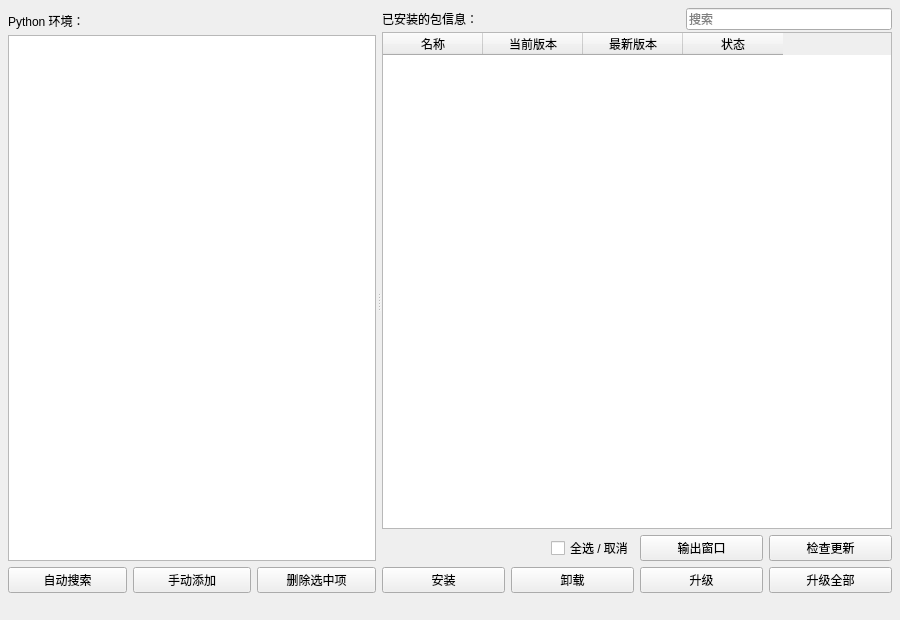
<?xml version="1.0" encoding="UTF-8"?>
<ui version="4.0">
 <class>package_manager</class>
 <widget class="QMainWindow" name="package_manager">
  <property name="windowModality">
   <enum>Qt::WindowModal</enum>
  </property>
  <property name="geometry">
   <rect>
    <x>0</x>
    <y>0</y>
    <width>900</width>
    <height>620</height>
   </rect>
  </property>
  <property name="font">
   <font>
    <family>Microsoft YaHei UI</family>
   </font>
  </property>
  <property name="windowTitle">
   <string>包管理器</string>
  </property>
  <widget class="QWidget" name="centralwidget">
   <layout class="QVBoxLayout" name="verticalLayout_6">
    <property name="leftMargin">
     <number>8</number>
    </property>
    <property name="topMargin">
     <number>8</number>
    </property>
    <property name="rightMargin">
     <number>8</number>
    </property>
    <property name="bottomMargin">
     <number>8</number>
    </property>
    <item>
     <layout class="QVBoxLayout" name="verticalLayout_5" stretch="1,0">
      <item>
       <widget class="QSplitter" name="splitter">
        <property name="orientation">
         <enum>Qt::Horizontal</enum>
        </property>
        <property name="handleWidth">
         <number>6</number>
        </property>
        <widget class="QWidget" name="layoutWidget">
         <layout class="QVBoxLayout" name="verticalLayout_3" stretch="1,0">
          <item>
           <layout class="QVBoxLayout" name="verticalLayout" stretch="0,1">
            <property name="spacing">
             <number>2</number>
            </property>
            <item>
             <widget class="QLabel" name="lb_python_dir">
              <property name="minimumSize">
               <size>
                <width>0</width>
                <height>25</height>
               </size>
              </property>
              <property name="toolTip">
               <string>显示当前搜索到的/用户添加的 Python 目录路径。</string>
              </property>
              <property name="text">
               <string>Python 环境：</string>
              </property>
             </widget>
            </item>
            <item>
             <widget class="QListWidget" name="lw_env_list">
              <property name="palette">
               <palette>
                <active>
                 <colorrole role="Highlight">
                  <brush brushstyle="SolidPattern">
                   <color alpha="255">
                    <red>0</red>
                    <green>120</green>
                    <blue>215</blue>
                   </color>
                  </brush>
                 </colorrole>
                 <colorrole role="HighlightedText">
                  <brush brushstyle="SolidPattern">
                   <color alpha="255">
                    <red>255</red>
                    <green>255</green>
                    <blue>255</blue>
                   </color>
                  </brush>
                 </colorrole>
                </active>
                <inactive>
                 <colorrole role="Highlight">
                  <brush brushstyle="SolidPattern">
                   <color alpha="255">
                    <red>155</red>
                    <green>222</green>
                    <blue>255</blue>
                   </color>
                  </brush>
                 </colorrole>
                 <colorrole role="HighlightedText">
                  <brush brushstyle="SolidPattern">
                   <color alpha="255">
                    <red>0</red>
                    <green>0</green>
                    <blue>0</blue>
                   </color>
                  </brush>
                 </colorrole>
                </inactive>
                <disabled>
                 <colorrole role="Highlight">
                  <brush brushstyle="SolidPattern">
                   <color alpha="255">
                    <red>190</red>
                    <green>190</green>
                    <blue>190</blue>
                   </color>
                  </brush>
                 </colorrole>
                 <colorrole role="HighlightedText">
                  <brush brushstyle="SolidPattern">
                   <color alpha="255">
                    <red>255</red>
                    <green>255</green>
                    <blue>255</blue>
                   </color>
                  </brush>
                 </colorrole>
                </disabled>
               </palette>
              </property>
              <property name="contextMenuPolicy">
               <enum>Qt::NoContextMenu</enum>
              </property>
              <property name="toolTip">
               <string>使用鼠标左键点击加载选中的 Python 环境已安装的包信息列表，使用鼠标右键点击或使用上下方向键选择则不加载。</string>
              </property>
              <property name="editTriggers">
               <set>QAbstractItemView::NoEditTriggers</set>
              </property>
             </widget>
            </item>
           </layout>
          </item>
          <item>
           <layout class="QHBoxLayout" name="horizontalLayout">
            <item>
             <widget class="QPushButton" name="btn_autosearch">
              <property name="toolTip">
               <string>自动搜索常用安装位置中的 Python 目录并将路径添加到 Python 环境列表保存。</string>
              </property>
              <property name="text">
               <string>自动搜索</string>
              </property>
             </widget>
            </item>
            <item>
             <widget class="QPushButton" name="btn_addmanully">
              <property name="toolTip">
               <string>手动将 Python 目录路径添加到本 Python 环境列表以便下次使用。</string>
              </property>
              <property name="text">
               <string>手动添加</string>
              </property>
             </widget>
            </item>
            <item>
             <widget class="QPushButton" name="btn_delselected">
              <property name="toolTip">
               <string>将本 Python 环境列表中的选中项移除(仅从本 Python 环境列表中移除，不会删除本机 Python 目录)。</string>
              </property>
              <property name="text">
               <string>删除选中项</string>
              </property>
             </widget>
            </item>
           </layout>
          </item>
         </layout>
        </widget>
        <widget class="QWidget" name="layoutWidget">
         <layout class="QVBoxLayout" name="verticalLayout_4" stretch="1,0">
          <item>
           <layout class="QVBoxLayout" name="verticalLayout_2" stretch="0,1">
            <property name="spacing">
             <number>2</number>
            </property>
            <item>
             <layout class="QHBoxLayout" name="horizontalLayout_4">
              <item>
               <widget class="QLabel" name="lb_installed_pkgs_info">
                <property name="toolTip">
                 <string>选中的 Python 环境中已安装的包名、当前版本、最新版本、安装状态信息。</string>
                </property>
                <property name="text">
                 <string>已安装的包信息：</string>
                </property>
               </widget>
              </item>
              <item>
               <spacer name="horizontalSpacer">
                <property name="orientation">
                 <enum>Qt::Horizontal</enum>
                </property>
                <property name="sizeHint" stdset="0">
                 <size>
                  <width>0</width>
                  <height>0</height>
                 </size>
                </property>
               </spacer>
              </item>
              <item>
               <widget class="QLineEdit" name="le_search_pkgs_kwd">
                <property name="placeholderText">
                 <string>搜索</string>
                </property>
                <property name="clearButtonEnabled">
                 <bool>true</bool>
                </property>
               </widget>
              </item>
             </layout>
            </item>
            <item>
             <widget class="QTableWidget" name="tw_installed_info">
              <property name="palette">
               <palette>
                <active>
                 <colorrole role="Highlight">
                  <brush brushstyle="SolidPattern">
                   <color alpha="255">
                    <red>0</red>
                    <green>120</green>
                    <blue>215</blue>
                   </color>
                  </brush>
                 </colorrole>
                 <colorrole role="HighlightedText">
                  <brush brushstyle="SolidPattern">
                   <color alpha="255">
                    <red>255</red>
                    <green>255</green>
                    <blue>255</blue>
                   </color>
                  </brush>
                 </colorrole>
                </active>
                <inactive>
                 <colorrole role="Highlight">
                  <brush brushstyle="SolidPattern">
                   <color alpha="255">
                    <red>155</red>
                    <green>222</green>
                    <blue>255</blue>
                   </color>
                  </brush>
                 </colorrole>
                 <colorrole role="HighlightedText">
                  <brush brushstyle="SolidPattern">
                   <color alpha="255">
                    <red>0</red>
                    <green>0</green>
                    <blue>0</blue>
                   </color>
                  </brush>
                 </colorrole>
                </inactive>
                <disabled>
                 <colorrole role="Highlight">
                  <brush brushstyle="SolidPattern">
                   <color alpha="255">
                    <red>190</red>
                    <green>190</green>
                    <blue>190</blue>
                   </color>
                  </brush>
                 </colorrole>
                 <colorrole role="HighlightedText">
                  <brush brushstyle="SolidPattern">
                   <color alpha="255">
                    <red>255</red>
                    <green>255</green>
                    <blue>255</blue>
                   </color>
                  </brush>
                 </colorrole>
                </disabled>
               </palette>
              </property>
              <property name="contextMenuPolicy">
               <enum>Qt::NoContextMenu</enum>
              </property>
              <property name="editTriggers">
               <set>QAbstractItemView::NoEditTriggers</set>
              </property>
              <property name="selectionMode">
               <enum>QAbstractItemView::ExtendedSelection</enum>
              </property>
              <property name="selectionBehavior">
               <enum>QAbstractItemView::SelectRows</enum>
              </property>
              <property name="cornerButtonEnabled">
               <bool>false</bool>
              </property>
              <property name="columnCount">
               <number>4</number>
              </property>
              <attribute name="horizontalHeaderHighlightSections">
               <bool>false</bool>
              </attribute>
              <attribute name="verticalHeaderHighlightSections">
               <bool>false</bool>
              </attribute>
              <column>
               <property name="text">
                <string>名称</string>
               </property>
              </column>
              <column>
               <property name="text">
                <string>当前版本</string>
               </property>
              </column>
              <column>
               <property name="text">
                <string>最新版本</string>
               </property>
              </column>
              <column>
               <property name="text">
                <string>状态</string>
               </property>
              </column>
             </widget>
            </item>
           </layout>
          </item>
          <item>
           <layout class="QGridLayout" name="glo_table_btns">
            <item row="1" column="2">
             <widget class="QPushButton" name="btn_upgrade_package">
              <property name="toolTip">
               <string>升级表格中被选中的包。
注意，被选中的包如果没有新版本则不升级，支持多选。</string>
              </property>
              <property name="text">
               <string>升级</string>
              </property>
             </widget>
            </item>
            <item row="0" column="3">
             <widget class="QPushButton" name="btn_check_for_updates">
              <property name="toolTip">
               <string>检查选中的 Python 环境中的所有模块的最新版本，有新版本则在&quot;最新版本&quot;列中显示版本号。</string>
              </property>
              <property name="text">
               <string>检查更新</string>
              </property>
             </widget>
            </item>
            <item row="1" column="0">
             <widget class="QPushButton" name="btn_install_package">
              <property name="toolTip">
               <string>将输入的包名安装到选中的 Python 环境中。
多个包名请用空格隔开，支持输入与 pip 命令 install 选项相同的参数。</string>
              </property>
              <property name="text">
               <string>安装</string>
              </property>
             </widget>
            </item>
            <item row="0" column="0">
             <widget class="QLabel" name="lb_num_selected_items">
              <property name="font">
               <font>
                <family>Microsoft YaHei UI</family>
                <pointsize>8</pointsize>
               </font>
              </property>
             </widget>
            </item>
            <item row="1" column="1">
             <widget class="QPushButton" name="btn_uninstall_package">
              <property name="toolTip">
               <string>将表格中选中的包卸载(仅从选中的 Python 环境中卸载)。
注意，卸载时表格中的条目支持多选。</string>
              </property>
              <property name="text">
               <string>卸载</string>
              </property>
             </widget>
            </item>
            <item row="0" column="1">
             <layout class="QHBoxLayout" name="horizontalLayout_2">
              <item>
               <widget class="QLabel" name="label_2">
                <property name="text">
                 <string/>
                </property>
               </widget>
              </item>
              <item>
               <widget class="QCheckBox" name="cb_check_uncheck_all">
                <property name="text">
                 <string>全选 / 取消</string>
                </property>
               </widget>
              </item>
             </layout>
            </item>
            <item row="0" column="2">
             <widget class="QPushButton" name="uiPushButton_show_output">
              <property name="text">
               <string>输出窗口</string>
              </property>
             </widget>
            </item>
            <item row="1" column="3">
             <widget class="QPushButton" name="btn_upgrade_all">
              <property name="toolTip">
               <string>升级表格中列出的所有显示有新版本的包。
使用此功能前请先点击&quot;检查更新&quot;按钮以检查是否有新版本，再点击此按钮升级。</string>
              </property>
              <property name="text">
               <string>升级全部</string>
              </property>
             </widget>
            </item>
           </layout>
          </item>
         </layout>
        </widget>
       </widget>
      </item>
      <item>
       <layout class="QHBoxLayout" name="horizontalLayout_3" stretch="1,0">
        <property name="rightMargin">
         <number>4</number>
        </property>
        <item>
         <widget class="QLabel" name="lb_loading_gif">
          <property name="font">
           <font>
            <family>Microsoft YaHei UI</family>
            <pointsize>8</pointsize>
           </font>
          </property>
          <property name="alignment">
           <set>Qt::AlignRight|Qt::AlignTrailing|Qt::AlignVCenter</set>
          </property>
         </widget>
        </item>
        <item>
         <widget class="QLabel" name="lb_loading_tip">
          <property name="font">
           <font>
            <family>Microsoft YaHei UI</family>
            <pointsize>8</pointsize>
           </font>
          </property>
          <property name="alignment">
           <set>Qt::AlignLeading|Qt::AlignLeft|Qt::AlignTop</set>
          </property>
         </widget>
        </item>
       </layout>
      </item>
     </layout>
    </item>
   </layout>
  </widget>
 </widget>
 <resources/>
 <connections/>
</ui>
